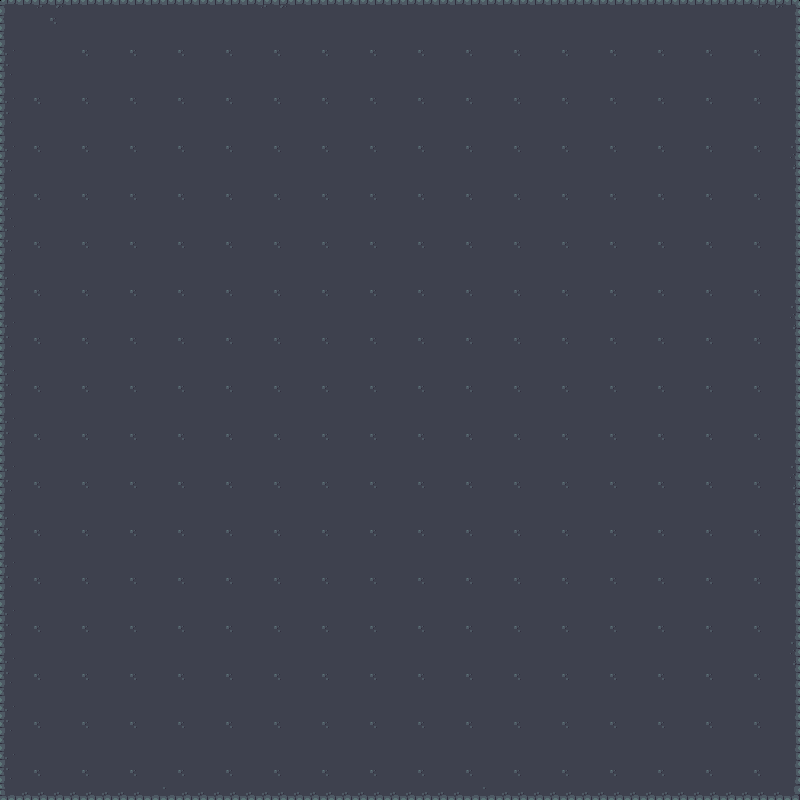

This is a level from a 2D game, rendered from its Tiled map with the project's own tilesets. A one-line summary and the map file follow, with tile-layer data summarised:
An orthogonal 50x50 tile map with 16x16 px tiles, 1 tile layer (Tile Layer 1).

<map version="1.0" tiledversion="1.1.2" orientation="orthogonal" renderorder="right-down" width="50" height="50" tilewidth="16" tileheight="16" infinite="0" nextobjectid="1">
 <tileset firstgid="1" name="dungeon_tiles" tilewidth="16" tileheight="16" tilecount="552" columns="23">
  <image source="ART/Pack1/dungeon_tiles.png" width="368" height="384" />
 </tileset>
 <layer name="Tile Layer 1" width="50" height="50">
  <data>[2500 cells, 2500 non-empty, 25 distinct tile ids]</data>
 </layer>
</map>
